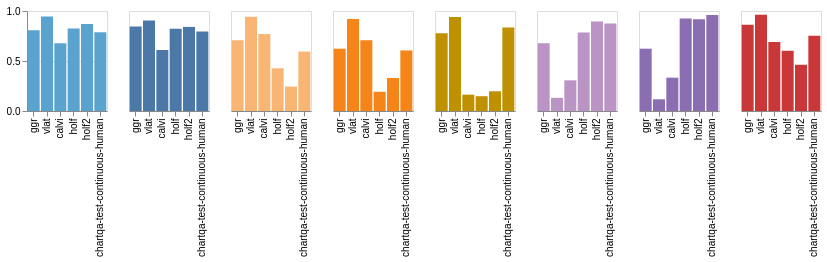

The cell this chart's notebook holds for it:
### Code cell
charts = []
for model_config in model_configs:
    main_color = model_config['color']
    model = model_config['model']
    df = valid_response_counts[
        valid_response_counts['agent_type'] == model
    ]

    if model == 'Salesforce/blip2-flan-t5-xl':
        yaxis = alt.Axis()
    else:
        yaxis = None
    
    chart = alt.Chart(df).mark_bar(color=main_color).encode(
        x=alt.X('test_type', title=None, scale=alt.Scale(domain=test_order)),
        y=alt.Y('proportion_valid', axis=yaxis, title=None, scale=alt.Scale(domain=[0, 1]) ),
        color=alt.value(main_color),
    ).properties(width=80, height=100)
    charts.append(chart)

prop_valid_responses = alt.hconcat(*charts)
prop_valid_responses.save("./figures/machine_valid_response.pdf")
prop_valid_responses

### Figure 1 — Vega-Lite specification as saved in the notebook (floating-point values rounded to 4 significant figures)
{"config": {"view": {"continuousWidth": 300, "continuousHeight": 300}}, "hconcat": [{"data": {"name": "data-b8f431923a30cadd1cbb12b10e674e66"}, "mark": {"type": "bar", "color": "#5ba3cf"}, "encoding": {"color": {"value": "#5ba3cf"}, "x": {"field": "test_type", "scale": {"domain": ["ggr", "vlat", "calvi", "holf", "holf2", "chartqa-test-continuous-human"]}, "title": null, "type": "nominal"}, "y": {"axis": {}, "field": "proportion_valid", "scale": {"domain": [0, 1]}, "title": null, "type": "quantitative"}}, "height": 100, "width": 80}, {"data": {"name": "data-7e51ef9f139f0dbe17602cefcd0f3b88"}, "mark": {"type": "bar", "color": "#4c78a8"}, "encoding": {"color": {"value": "#4c78a8"}, "x": {"field": "test_type", "scale": {"domain": ["ggr", "vlat", "calvi", "holf", "holf2", "chartqa-test-continuous-human"]}, "title": null, "type": "nominal"}, "y": {"axis": null, "field": "proportion_valid", "scale": {"domain": [0, 1]}, "title": null, "type": "quantitative"}}, "height": 100, "width": 80}, {"data": {"name": "data-2951c72c0b2f537a6c66b9ea7fc1912f"}, "mark": {"type": "bar", "color": "#f9b574"}, "encoding": {"color": {"value": "#f9b574"}, "x": {"field": "test_type", "scale": {"domain": ["ggr", "vlat", "calvi", "holf", "holf2", "chartqa-test-continuous-human"]}, "title": null, "type": "nominal"}, "y": {"axis": null, "field": "proportion_valid", "scale": {"domain": [0, 1]}, "title": null, "type": "quantitative"}}, "height": 100, "width": 80}, {"data": {"name": "data-7d200a4e70e886fee3858dafdf64d03d"}, "mark": {"type": "bar", "color": "#f58518"}, "encoding": {"color": {"value": "#f58518"}, "x": {"field": "test_type", "scale": {"domain": ["ggr", "vlat", "calvi", "holf", "holf2", "chartqa-test-continuous-human"]}, "title": null, "type": "nominal"}, "y": {"axis": null, "field": "proportion_valid", "scale": {"domain": [0, 1]}, "title": null, "type": "quantitative"}}, "height": 100, "width": 80}, {"data": {"name": "data-572a4ecf5026866e673fba7dca9f62fa"}, "mark": {"type": "bar", "color": "#BF9000"}, "encoding": {"color": {"value": "#BF9000"}, "x": {"field": "test_type", "scale": {"domain": ["ggr", "vlat", "calvi", "holf", "holf2", "chartqa-test-continuous-human"]}, "title": null, "type": "nominal"}, "y": {"axis": null, "field": "proportion_valid", "scale": {"domain": [0, 1]}, "title": null, "type": "quantitative"}}, "height": 100, "width": 80}, {"data": {"name": "data-4b3db6bec8efcd121b35a4bf151705a2"}, "mark": {"type": "bar", "color": "#ba94c4"}, "encoding": {"color": {"value": "#ba94c4"}, "x": {"field": "test_type", "scale": {"domain": ["ggr", "vlat", "calvi", "holf", "holf2", "chartqa-test-continuous-human"]}, "title": null, "type": "nominal"}, "y": {"axis": null, "field": "proportion_valid", "scale": {"domain": [0, 1]}, "title": null, "type": "quantitative"}}, "height": 100, "width": 80}, {"data": {"name": "data-71796abc8a12678ad130cacd76bfe42b"}, "mark": {"type": "bar", "color": "#8b6db2"}, "encoding": {"color": {"value": "#8b6db2"}, "x": {"field": "test_type", "scale": {"domain": ["ggr", "vlat", "calvi", "holf", "holf2", "chartqa-test-continuous-human"]}, "title": null, "type": "nominal"}, "y": {"axis": null, "field": "proportion_valid", "scale": {"domain": [0, 1]}, "title": null, "type": "quantitative"}}, "height": 100, "width": 80}, {"data": {"name": "data-21eab00ccea9d14facdb74f4e99850f1"}, "mark": {"type": "bar", "color": "#c93739"}, "encoding": {"color": {"value": "#c93739"}, "x": {"field": "test_type", "scale": {"domain": ["ggr", "vlat", "calvi", "holf", "holf2", "chartqa-test-continuous-human"]}, "title": null, "type": "nominal"}, "y": {"axis": null, "field": "proportion_valid", "scale": {"domain": [0, 1]}, "title": null, "type": "quantitative"}}, "height": 100, "width": 80}], "$schema": "https://vega.github.io/schema/vega-lite/v5.16.3.json", "datasets": {"data-b8f431923a30cadd1cbb12b10e674e66": [{"test_type": "holf", "agent_type": "Salesforce/blip2-flan-t5-xl", "count": 3166, "item_count": 3840, "proportion_valid": 0.8245}, {"test_type": "holf2", "agent_type": "Salesforce/blip2-flan-t5-xl", "count": 1879, "item_count": 2160, "proportion_valid": 0.8699}, {"test_type": "chartqa-test-continuous-human", "agent_type": "Salesforce/blip2-flan-t5-xl", "count": 983, "item_count": 1250, "proportion_valid": 0.7864}, {"test_type": "vlat", "agent_type": "Salesforce/blip2-flan-t5-xl", "count": 501, "item_count": 530, "proportion_valid": 0.9453}, {"test_type": "calvi", "agent_type": "Salesforce/blip2-flan-t5-xl", "count": 406, "item_count": 600, "proportion_valid": 0.6767}, {"test_type": "ggr", "agent_type": "Salesforce/blip2-flan-t5-xl", "count": 105, "item_count": 130, "proportion_valid": 0.8077}], "data-7e51ef9f139f0dbe17602cefcd0f3b88": [{"test_type": "holf", "agent_type": "Salesforce/blip2-flan-t5-xxl", "count": 3162, "item_count": 3840, "proportion_valid": 0.8234}, {"test_type": "holf2", "agent_type": "Salesforce/blip2-flan-t5-xxl", "count": 1816, "item_count": 2160, "proportion_valid": 0.8407}, {"test_type": "chartqa-test-continuous-human", "agent_type": "Salesforce/blip2-flan-t5-xxl", "count": 993, "item_count": 1250, "proportion_valid": 0.7944}, {"test_type": "vlat", "agent_type": "Salesforce/blip2-flan-t5-xxl", "count": 479, "item_count": 530, "proportion_valid": 0.9038}, {"test_type": "calvi", "agent_type": "Salesforce/blip2-flan-t5-xxl", "count": 366, "item_count": 600, "proportion_valid": 0.61}, {"test_type": "ggr", "agent_type": "Salesforce/blip2-flan-t5-xxl", "count": 110, "item_count": 130, "proportion_valid": 0.8462}], "data-2951c72c0b2f537a6c66b9ea7fc1912f": [{"test_type": "holf", "agent_type": "llava-hf/llava-1.5-7b-hf", "count": 1640, "item_count": 3840, "proportion_valid": 0.4271}, {"test_type": "chartqa-test-continuous-human", "agent_type": "llava-hf/llava-1.5-7b-hf", "count": 743, "item_count": 1250, "proportion_valid": 0.5944}, {"test_type": "holf2", "agent_type": "llava-hf/llava-1.5-7b-hf", "count": 527, "item_count": 2160, "proportion_valid": 0.244}, {"test_type": "vlat", "agent_type": "llava-hf/llava-1.5-7b-hf", "count": 500, "item_count": 530, "proportion_valid": 0.9434}, {"test_type": "calvi", "agent_type": "llava-hf/llava-1.5-7b-hf", "count": 462, "item_count": 600, "proportion_valid": 0.77}, {"test_type": "ggr", "agent_type": "llava-hf/llava-1.5-7b-hf", "count": 92, "item_count": 130, "proportion_valid": 0.7077}], "data-7d200a4e70e886fee3858dafdf64d03d": [{"test_type": "chartqa-test-continuous-human", "agent_type": "llava-hf/llava-1.5-13b-hf", "count": 757, "item_count": 1250, "proportion_valid": 0.6056}, {"test_type": "holf", "agent_type": "llava-hf/llava-1.5-13b-hf", "count": 738, "item_count": 3840, "proportion_valid": 0.1922}, {"test_type": "holf2", "agent_type": "llava-hf/llava-1.5-13b-hf", "count": 713, "item_count": 2160, "proportion_valid": 0.3301}, {"test_type": "vlat", "agent_type": "llava-hf/llava-1.5-13b-hf", "count": 488, "item_count": 530, "proportion_valid": 0.9208}, {"test_type": "calvi", "agent_type": "llava-hf/llava-1.5-13b-hf", "count": 425, "item_count": 600, "proportion_valid": 0.7083}, {"test_type": "ggr", "agent_type": "llava-hf/llava-1.5-13b-hf", "count": 81, "item_count": 130, "proportion_valid": 0.6231}], "data-572a4ecf5026866e673fba7dca9f62fa": [{"test_type": "chartqa-test-continuous-human", "agent_type": "liuhaotian/llava-v1.6-34b", "count": 1044, "item_count": 1250, "proportion_valid": 0.8352}, {"test_type": "holf", "agent_type": "liuhaotian/llava-v1.6-34b", "count": 568, "item_count": 3840, "proportion_valid": 0.1479}, {"test_type": "vlat", "agent_type": "liuhaotian/llava-v1.6-34b", "count": 498, "item_count": 530, "proportion_valid": 0.9396}, {"test_type": "holf2", "agent_type": "liuhaotian/llava-v1.6-34b", "count": 426, "item_count": 2160, "proportion_valid": 0.1972}, {"test_type": "ggr", "agent_type": "liuhaotian/llava-v1.6-34b", "count": 101, "item_count": 130, "proportion_valid": 0.7769}, {"test_type": "calvi", "agent_type": "liuhaotian/llava-v1.6-34b", "count": 98, "item_count": 600, "proportion_valid": 0.1633}], "data-4b3db6bec8efcd121b35a4bf151705a2": [{"test_type": "holf", "agent_type": "google/pix2struct-chartqa-base", "count": 3014, "item_count": 3840, "proportion_valid": 0.7849}, {"test_type": "holf2", "agent_type": "google/pix2struct-chartqa-base", "count": 1935, "item_count": 2160, "proportion_valid": 0.8958}, {"test_type": "chartqa-test-continuous-human", "agent_type": "google/pix2struct-chartqa-base", "count": 1094, "item_count": 1250, "proportion_valid": 0.8752}, {"test_type": "calvi", "agent_type": "google/pix2struct-chartqa-base", "count": 184, "item_count": 600, "proportion_valid": 0.3067}, {"test_type": "ggr", "agent_type": "google/pix2struct-chartqa-base", "count": 88, "item_count": 130, "proportion_valid": 0.6769}, {"test_type": "vlat", "agent_type": "google/pix2struct-chartqa-base", "count": 70, "item_count": 530, "proportion_valid": 0.1321}], "data-71796abc8a12678ad130cacd76bfe42b": [{"test_type": "holf", "agent_type": "google/matcha-chartqa", "count": 3555, "item_count": 3840, "proportion_valid": 0.9258}, {"test_type": "holf2", "agent_type": "google/matcha-chartqa", "count": 1983, "item_count": 2160, "proportion_valid": 0.9181}, {"test_type": "chartqa-test-continuous-human", "agent_type": "google/matcha-chartqa", "count": 1201, "item_count": 1250, "proportion_valid": 0.9608}, {"test_type": "calvi", "agent_type": "google/matcha-chartqa", "count": 200, "item_count": 600, "proportion_valid": 0.3333}, {"test_type": "ggr", "agent_type": "google/matcha-chartqa", "count": 81, "item_count": 130, "proportion_valid": 0.6231}, {"test_type": "vlat", "agent_type": "google/matcha-chartqa", "count": 62, "item_count": 530, "proportion_valid": 0.117}], "data-21eab00ccea9d14facdb74f4e99850f1": [{"test_type": "holf", "agent_type": "GPT-4V", "count": 2313, "item_count": 3840, "proportion_valid": 0.6023}, {"test_type": "holf2", "agent_type": "GPT-4V", "count": 999, "item_count": 2160, "proportion_valid": 0.4625}, {"test_type": "chartqa-test-continuous-human", "agent_type": "GPT-4V", "count": 940, "item_count": 1250, "proportion_valid": 0.752}, {"test_type": "vlat", "agent_type": "GPT-4V", "count": 510, "item_count": 530, "proportion_valid": 0.9623}, {"test_type": "calvi", "agent_type": "GPT-4V", "count": 414, "item_count": 600, "proportion_valid": 0.69}, {"test_type": "ggr", "agent_type": "GPT-4V", "count": 112, "item_count": 130, "proportion_valid": 0.8615}]}}
